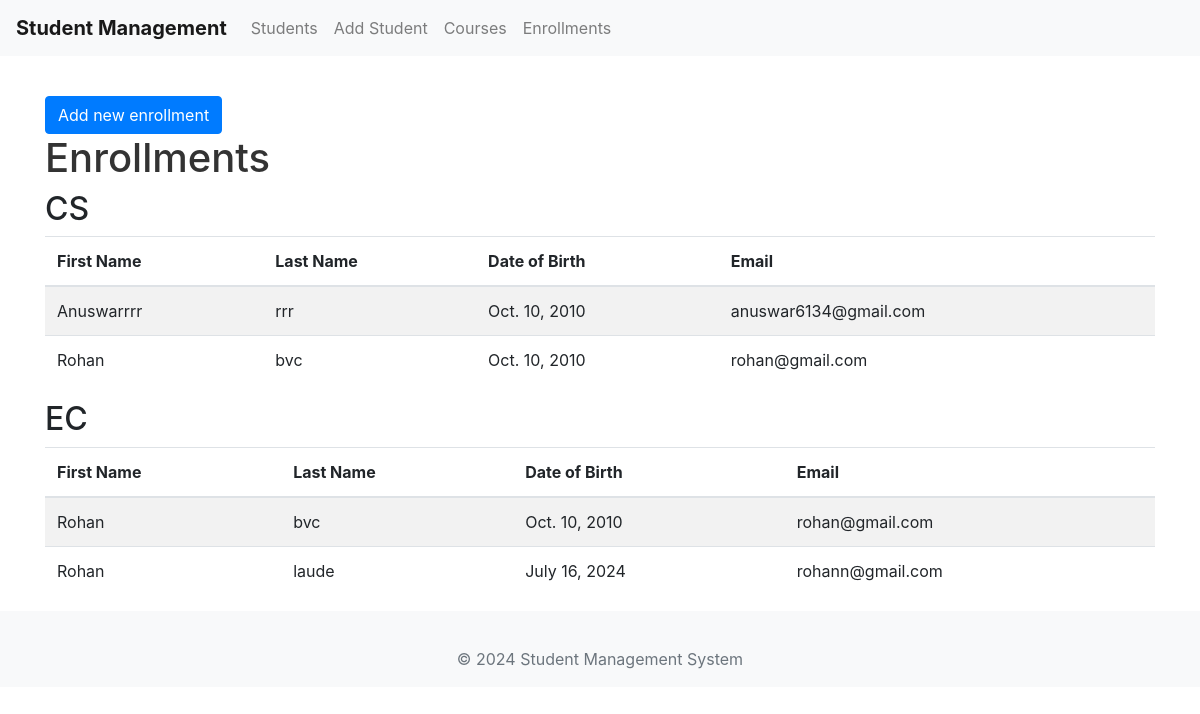
The page /students/enrollments/ on the database its author committed.
### students/models.py (models this page shows, shortened)
class Course(models.Model):
    name = models.CharField(max_length=200)
    description = models.TextField()

class Enrollment(models.Model):
    student = models.ForeignKey(Student, on_delete=models.CASCADE)
    course = models.ForeignKey(Course, on_delete=models.CASCADE)
    enrollment_date = models.DateField(auto_now_add=True)

class Student(models.Model):
    first_name = models.CharField(max_length=100)
    last_name = models.CharField(max_length=100)
    email = models.EmailField(unique=True)
    date_of_birth = models.DateField()

### students/views.py (the view)
# urls.py: path('enrollments/', views.enrollment_list, name='enrollment_list'),
def enrollment_list(request):
    courses = Course.objects.prefetch_related(
        Prefetch('enrollment_set',
                 queryset=Enrollment.objects.select_related('student'))
    ).all()
    return render(request, 'students/enrollment_list.html', {'courses': courses})

### students/templates/students/enrollment_list.html (shortened to what this page needs)
{% extends "base_generic.html" %}
{% block content %}
<a class="btn btn-primary mt-3" href="{% url 'enrollment_create' %}">Add new enrollment</a>
<br>
<h1>Enrollments</h1>
{% for course in courses %}
    <h2>{{ course.name }}</h2>
    {% if course.enrollment_set.all %}
        <div class="table-wrapper">
            <div class="scrollable-table">
                <table class="table table-striped">
                    <thead>
                        <tr>
                            <th scope="col">First Name</th>
                            <th scope="col">Last Name</th>
                            <th scope="col">Date of Birth</th>
                            <th scope="col">Email</th>
                        </tr>
                    </thead>
                    <tbody>
                        {% for enrollment in course.enrollment_set.all %}
                            <tr>
                                <td>{{ enrollment.student.first_name }}</td>
                                <td>{{ enrollment.student.last_name }}</td>
                                <td>{{ enrollment.student.date_of_birth }}</td>
                                <td>{{ enrollment.student.email }}</td>
                            </tr>
                        {% endfor %}
                    </tbody>
                </table>
            </div>
        </div>
    {% else %}
        <p>No students enrolled in this course.</p>
    {% endif %}
{% endfor %}
{% endblock %}

### students/templates/base_generic.html (shortened to what this page needs)
<!DOCTYPE html>
<html lang="en">
<head>
    {% load static %}
    <link rel="stylesheet" href="{% static 'css/styles.css' %}">
    <link rel="stylesheet" href="https://stackpath.bootstrapcdn.com/bootstrap/4.5.2/css/bootstrap.min.css">
</head>
<body>
    <nav class="navbar navbar-expand-lg navbar-light bg-light fixed-top">
        <a class="navbar-brand" href="{% url 'student_list' %}">Student Management</a>
        <div class="collapse navbar-collapse" id="navbarNav">
            <ul class="navbar-nav">
                <li class="nav-item">
                    <a class="nav-link" href="{% url 'student_list' %}">Students</a>
                </li>
                <li class="nav-item">
                    <a class="nav-link" href="{% url 'student_create' %}">Add Student</a>
                </li>
                <li class="nav-item">
                    <a class="nav-link" href="{% url 'course_list' %}">Courses</a>
                </li>
                <li class="nav-item">
                    <a class="nav-link" href="{% url 'enrollment_list' %}">Enrollments</a>
                </li>
            </ul>
        </div>
    </nav>
    <div class="container mt-4">
        {% block content %}{% endblock %}
    </div>
    <footer class="footer bg-light py-3 mt-auto">
        <div class="container text-center">
            <span class="text-muted">&copy; 2024 Student Management System</span>
        </div>
    </footer>
</body>
</html>

### static/css/styles.css (style rules this page uses)
body { padding-top: 56px; }
.navbar-brand { font-weight: bold; }
.footer { width: 100%; background-color: #f8f9fa; padding: 0 0; text-align: center; position: relative; margin-top: 0; }
.container { margin-top: 20px; }
.btn-primary { background-color: #007bff; border-color: #007bff; }
h1 { color: #333; }
.text-muted { color: #6c757d !important; }

### rows shown on the page
Course: name "CS"
Enrollment: student.first_name "Anuswarrrr", student.last_name "rrr", student.date_of_birth "Oct. 10, 2010", student.email "anuswar6134@gmail.com"
Enrollment: student.first_name "Rohan", student.last_name "bvc", student.date_of_birth "Oct. 10, 2010", student.email "rohan@gmail.com"
Course: name "EC"
Enrollment: student.first_name "Rohan", student.last_name "bvc", student.date_of_birth "Oct. 10, 2010", student.email "rohan@gmail.com"
Enrollment: student.first_name "Rohan", student.last_name "laude", student.date_of_birth "July 16, 2024", student.email "rohann@gmail.com"
